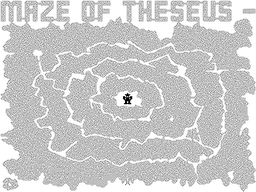
#> input picture theseus.png, 256 x 192 px, shrunk from 1024 x 768 before the run
$ python maze_solver_threading.py
#> lines starting #> are read from the running program, lines starting #| are printed output that depends on the picture; after the words box and inside, x2 and y2 are one past the last pixel; in counts of white or black regions, pixels touching at a corner belong together
import threading
import cv2
import math
import numpy as np
from collections import deque

class Point:
    def __init__(self,x,y):
        self.x = x
        self.y = y

    def __add__(self, point):
        return Point(self.x + point.x, self.y + point.y)

    def __eq__(self, point):
        return (self.x == point.x) and ( self.y == point.y)

    def distance(self, point):
        return math.sqrt((self.x+point.x)**2, (self.y+point.y)**2)

    def checkColor(self,image):
        b, g, r = image[self.y,self.x]
        return b,g,r

    def __hash__(self):
        return hash((self.x,self.y))

    def setColor(self,image,color=(0,255,255)):
        if(image.shape[0] >= self.y) and (image.shape[1] >= self.x):
            image[self.y,self.x] = color

    def __str__(self):
        return str(self.x)+"," + str(self.y)

class MazeSolver:

    def __init__(self,image):
        self.image = image
        self.points = []
        self.color = [(0,0,255),(0,255,0)]

        self.gradient_start_color = (0, 255, 255)
        self.gradient_end_color = (255, 0, 255)
        self.gradient_steps = 750000
        # cv2.imshow('Image Base', self.image)


    # [66 lines left out: functions getNeighboor, BFS, mouseEvent, not called in this run]
            # else:
            #     self.BFS()

            # cv2.imshow('Image Base', self.image)

    def display(self):
        print("displaying ...")
        cv2.imshow('out',self.image)
        cv2.setMouseCallback('out',self.mouseEvent)
        while True:
            cv2.imshow('out',self.image)
            if cv2.waitKey(1) & 0xFF == ord('q'):
                cv2.imwrite("./Resultat/BFS_out.png",self.image)
                break

    # [8 lines left out: function generate_gradient, not called in this run]


image = cv2.imread("theseus.png")
#> image is the input picture: shape (192, 256, 3); min 0, max 255, mean 204.1


gray = cv2.cvtColor(image, cv2.COLOR_BGR2GRAY)
_,thresh = cv2.threshold(gray,200,255,cv2.THRESH_BINARY)
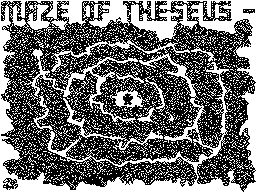
#> thresh: shape (192, 256); 42.7% white; 2083 white regions (2062 under 20 px), largest, box (x1, y1, x2, y2) and area: (0, 0, 256, 192) 10019, (20, 48, 138, 125) 1181, (128, 2, 198, 42) 1058
thresh = cv2.cvtColor(thresh,cv2.COLOR_GRAY2BGR)
#> (key q is pressed here)

maze = MazeSolver(thresh)

t= threading.Thread(target=maze.display,args=())
# t.daemon = True
t.start()

#> (the run stopped early here; a loop or call above may not have finished)
